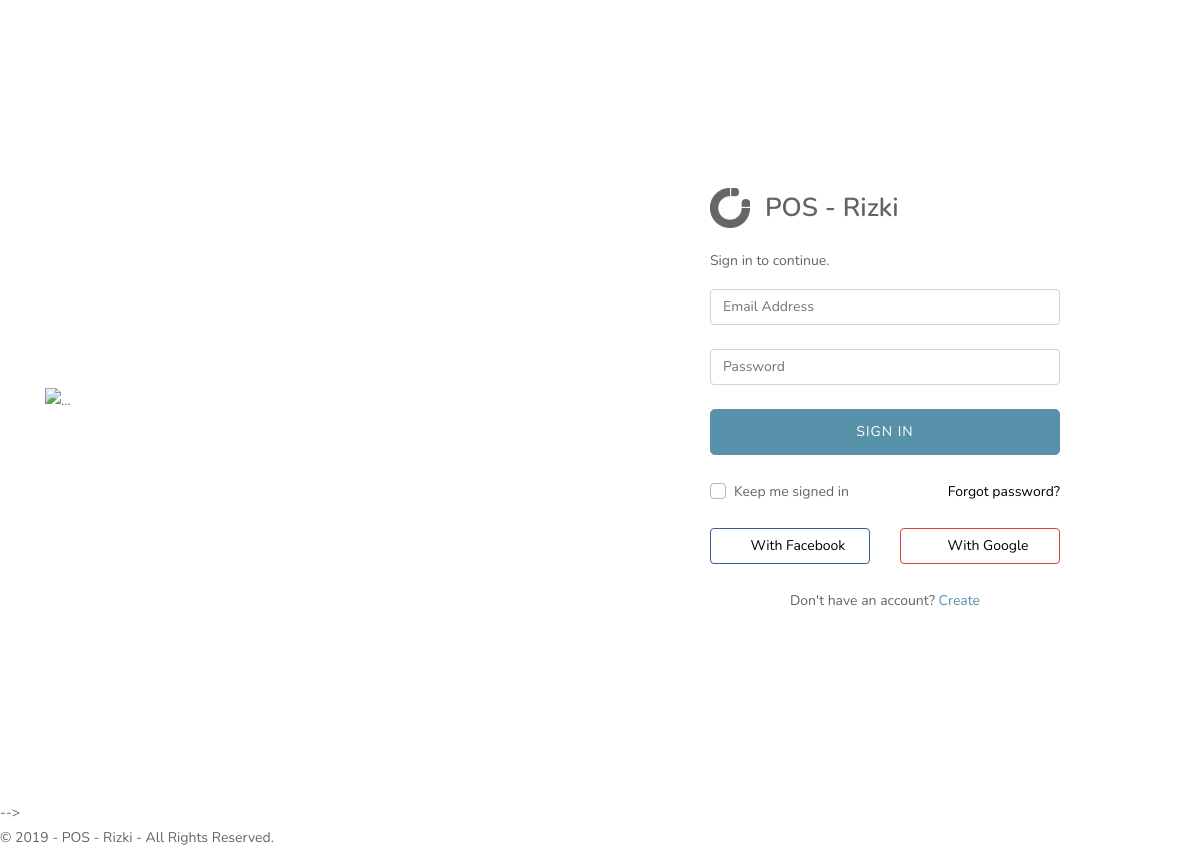
Before: / with the older database file.
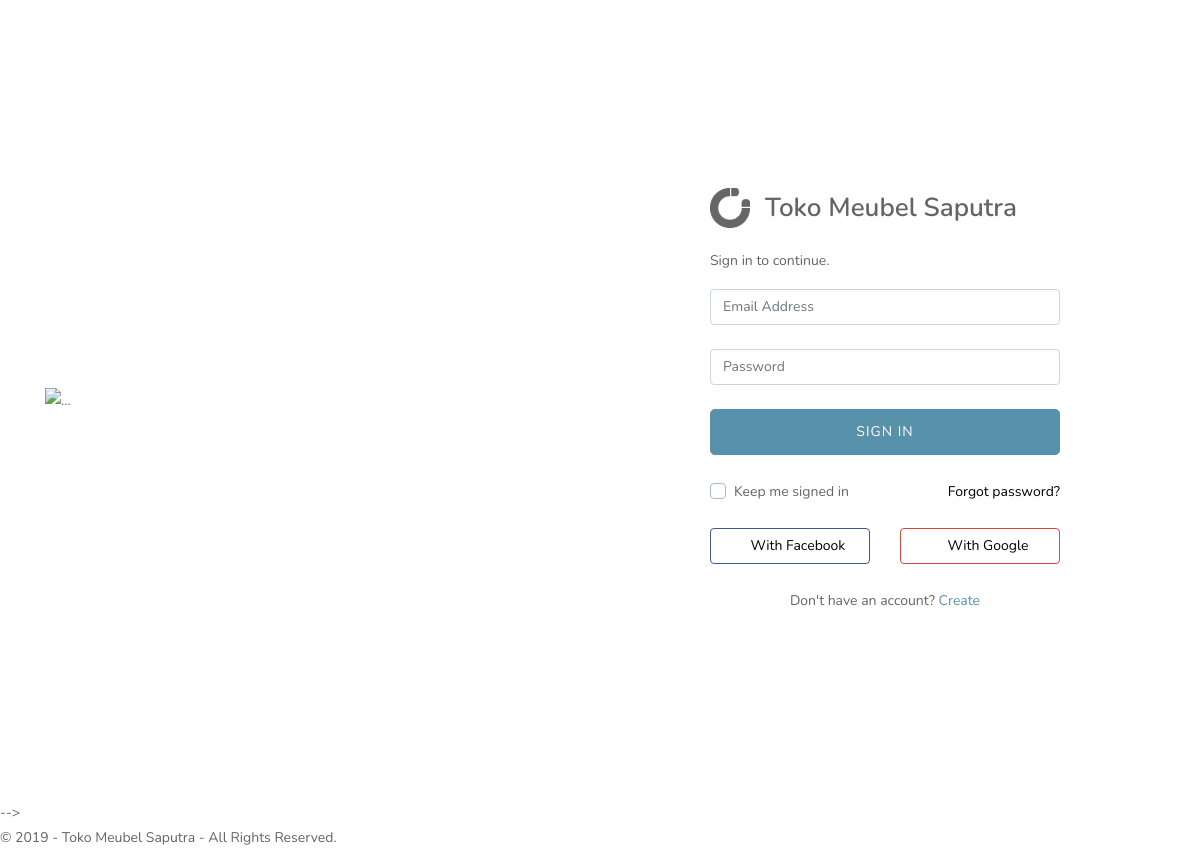
After: the same page with the newer database file.
### tables this page shows
CREATE TABLE `site_setting` (
  `id` int(11) NOT NULL,
  `site_name` varchar(499) NOT NULL,
  `site_logo` varchar(255) NOT NULL,
  `timezone` varchar(499) NOT NULL,
  `pagination` int(11) NOT NULL,
  `tax` double(11,2) NOT NULL,
  `currency` char(3) NOT NULL,
  `address` text NOT NULL,
  `datetime_format` varchar(30) NOT NULL,
  `display_product` int(11) NOT NULL,
  `display_keyboard` int(11) NOT NULL,
  `default_customer_id` int(11) NOT NULL,
  `updated_user_id` int(11) NOT NULL,
  `updated_datetime` datetime NOT NULL
);

### application/controllers/Auth.php (called while the page is built, shortened)
<?php
class Auth extends CI_Controller
{
    public function __construct()
    {
        $this->load->model('Auth_model');
    }
    public function index()
    {
        if ($this->input->cookie('user_id',TRUE)) {
            redirect('index.php/dashboard', 'refresh');
        } else {
            $this->load->view('login', 'refresh');
        }
    }
}

### index.php (called while the page is built, shortened)
<?php
require_once BASEPATH.'core/CodeIgniter.php';

### application/views/login.php (the view, shortened to what this page needs)
<?php
    $settingResult = $this->db->get_where('site_setting');
    $settingData = $settingResult->row();
    $setting_site_name = $settingData->site_name;
?>
<!DOCTYPE html>
<html>
<head>
    <link rel="stylesheet" href="<?php echo base_url() ?>assets/vendors/bundle.css" type="text/css">
    <link rel="stylesheet" href="<?php echo base_url() ?>assets/css/app.min.css" type="text/css">
</head>
<body class="bg-white h-100-vh p-t-0">
	<div class="container h-100-vh">
    <div class="row align-items-md-center h-100-vh">
        <div class="col-lg-6 d-none d-lg-block">
            <img class="img-fluid" src="http://gramos.laborasyon.com/assets/media/svg/login.svg" alt="...">
        </div>
        <div class="col-lg-4 offset-lg-1">
            <div class="d-flex align-items-center m-b-20">
                <img src="../assets/media/image/dark-logo.png" class="m-r-15" width="40" alt="">
                <h3 class="m-0"><?php echo $setting_site_name ?></h3>
            </div>
            <p>Sign in to continue.</p>
            <form action="<?=base_url()?>index.php/auth/login" method="post">
                <div class="form-group mb-4">
					<input type="email" name="email" class="form-control" autofocus autocomplete="off" required placeholder="Email Address" />
				</div>
				<div class="form-group mb-4">
					<input type="password" name="password" class="form-control" placeholder="Password" required autocomplete="off" />
				</div>
                <button class="btn btn-primary btn-lg btn-block btn-uppercase mb-4" name="sp_login">Sign In</button>
                <div class="d-flex justify-content-between align-items-center mb-4">
                    <div class="custom-control custom-checkbox">
                        <label class="custom-control-label" for="customCheck">Keep me signed in</label>
                    </div>
                    <a href="#" class="auth-link text-black">Forgot password?</a>
                </div>
                <div class="row">
                    <div class="col-md-6 mb-4">
                        <a href="#" class="btn btn-outline-facebook btn-block">
                            <i class="fa fa-facebook-square m-r-5"></i> With Facebook
                        </a>
                    </div>
                    <div class="col-md-6 mb-4">
                        <a href="#" class="btn btn-outline-google btn-block">
                            <i class="fa fa-google m-r-5"></i> With Google
                        </a>
                    </div>
                </div>
                <div class="text-center">
                    Don't have an account? <a href="#" class="text-primary">Create</a>
                </div>
            </form>
        </div>
    </div>
</div>
	</div>	 -->
	<div class="login_footer">
		<div class="copy">&copy; <?php echo date('Y', time()); ?> - <?php echo $setting_site_name; ?> - All Rights Reserved.</div>
	</div>
</body>
</html>

Changed rows visible on the page:
changed site_setting: site_name "POS - Rizki" → "Toko Meubel Saputra"
